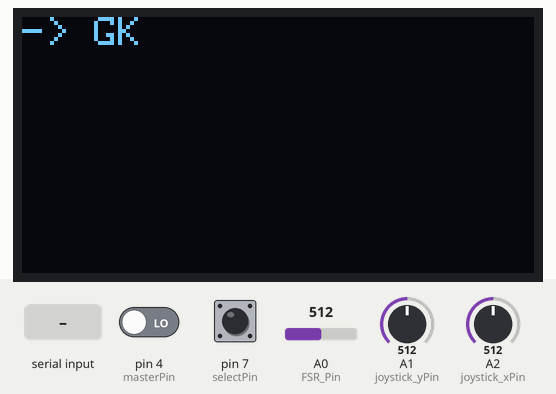
Bench run of a sketch on a simulated Arduino Uno, built with avr-gcc and run on an emulated ATmega328P. Parts: 128×64 one-colour display. The test bench sets the inputs (shaded band); at power-on: pin 4 (masterPin) LOW, pin 7 (selectPin) LOW, A0 (FSR_Pin) = 512, A1 (joystick_yPin) = 512, A2 (joystick_xPin) = 512. What the sketch prints to the serial monitor is not drawn.

Above: at 1.3 s.
2.3 s: "Inquiry Done\n" received over Serial
At 2.7 s:
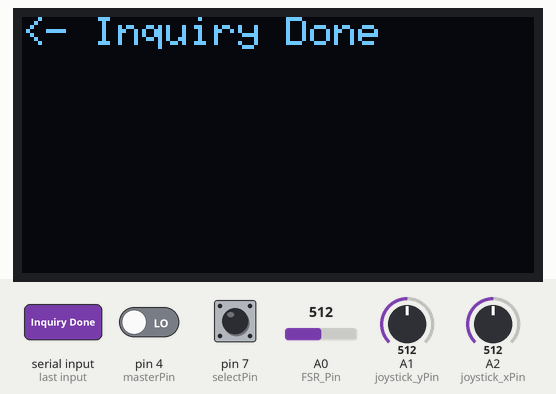
At 3.6 s:
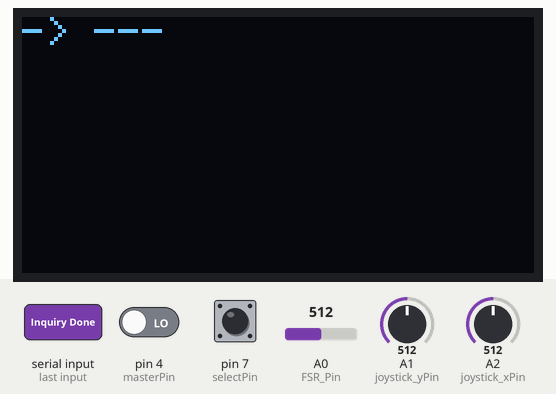
4.2 s: "1\n" received over Serial
At 6.7 s:
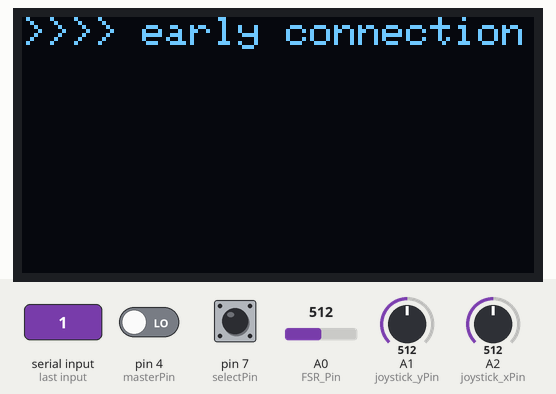
Timing chart, 0 to 8.2 s (numbered marks = the images above; inputs shaded):
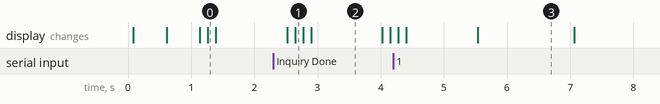

Measured:
- after the input at 2.3 s, the display: first differs from a run without the input after 0.35 s (image 1)
- after the input at 4.2 s, the display: first changes after 0.08 s (image 3 shows a later state)
- what the display in image 2 shows lasts 1.1 s, from 2.9 s to 4.0 s

The sketch:

iracer_control_with_lcd.ino
```cpp
int masterPin = 4;
int isMaster = 0;
int msgToken = 0;

int incomingByte = 0;
char gBtMsg[256];
char gBTAdr[13];
char gBtCmd[256];

int gBtKnownMACTotal = 1;
char* gBtKnownMAC[1]; //This is set to hold only two MAC adresses

// LCD values
#define OLED_DC 11
#define OLED_CS 12
#define OLED_CLK 10
#define OLED_MOSI 9   //(Pin on OLED labeled DATA)
#define OLED_RESET 13

// pressure sensor values
float step = 900/16;
int FSR_Pin = A0; //analog pin 0

// joystick
const int selectPin = 7;
const int joystick_xPin = A2; // H
const int joystick_yPin = A1; // V
int oldX = 0;
int oldY = 0;
int oldSelect = 0;

// loop throttle
unsigned long time;

#include <Wire.h>
#include <Adafruit_GFX.h>
#include <Adafruit_SSD1306.h>

//SoftwareSerial mySerial(1, 2); // RX, TX

Adafruit_SSD1306 display(OLED_MOSI, OLED_CLK, OLED_DC, OLED_RESET, OLED_CS);


void BtReceive(void){
  bool keepReading = true;
  int index = 0;

  gBtMsg[0] = '\0';

//  SdLog("reading message...");

  while(keepReading){
    keepReading = false;

    if (Serial.available() > 0) {
      // read the incoming byte:
      incomingByte = Serial.read();
      if(incomingByte != 13){
        gBtMsg[index++] = incomingByte;
        keepReading = true;
      }
    }
  }

  gBtMsg[index] = '\0';
  if (index > 0) {
    display.clearDisplay();
    display.setCursor(0, 0);
    display.print("<- ");
    display.print(gBtMsg);
    display.display();
//    SdLog(gBtMsg);
    delay(100);
  }
//  SdLog(strcat("in: ", gBtMsg));
}

void BtSend(char* i_pBtCmd, bool i_ln = true){

  if(i_ln){
    Serial.println(i_pBtCmd);
  } else{
    Serial.print(i_pBtCmd);
  }

  //Debug start
    display.clearDisplay();
    display.setCursor(0, 0);
    display.print("-> ");
    display.print(i_pBtCmd);
    display.display();
//    SdLog(gBtMsg);
    delay(100);
  //Debug end

//  delay(100);
  BtReceive();

}


void BtInit(void){
  isMaster = digitalRead(masterPin);
  bool btConnect = false;

  gBtKnownMAC[0] = "001205119333"; // iracer

  int matchedMac = -1;

  SdLog(">>>> start");

  Serial.begin(115200);

  // test if we're connected already
  int numVal = 10;

  while(numVal > 1){
    BtSend("$$$", false);
    BtSend("GK");

    if(strlen(gBtMsg) > 0) {
      numVal = atoi(gBtMsg);
    }

    BtSend("---");
    delay(1000);
  }

  if(numVal == 1){
    btConnect = true;
    SdLog(">>>> early connection");
    delay(1000);

    return;
  }

  BtSend("$$$", false);

  if(true){
    SdLog(">>>> Set To Master");

    BtSend("SM,1");

    BtSend("I,5");
    BtSend("---");

    while(!btConnect){
      delay(100);
      BtReceive();
      //SdLog("New message: ");
      int msgLen = strlen(gBtMsg);
      bool foundKnownMAC = false;
      char m[4];
//      SdLog(itoa(msgLen, m, 10));
      if(msgLen > 0){

        if(msgLen >= 12){
          char* doneMsg = &gBtMsg[msgLen - 12];

          gBtMsg[12] = '\0';

          SdLog(gBtMsg);

          for(int i = 0; i < gBtKnownMACTotal && !foundKnownMAC; i++){
            if(!strcmp(gBtMsg, gBtKnownMAC[i])){
              foundKnownMAC = true;
              matchedMac = i;
            }
          }

          //delay(2 * 1000);
          if (foundKnownMAC) {
            SdLog("MATCH!!!");
          } else {
            SdLog("No good :(");
          }

          //delay(2 * 1000);

          if(!strcmp(doneMsg, "Inquiry Done")){
//            digitalWrite(lightB,HIGH);

            SdLog(doneMsg);

            if(matchedMac != -1){
              SdLog("found 1 known mac");

              gBtCmd[0] = 'C';
              gBtCmd[1] = ',';

              for(int i = 0; i < 12; i++){
                gBtCmd[i + 2] = gBtKnownMAC[matchedMac][i];
                //gBtMsg[i];
              }

              gBtCmd[15] = '\0';

              BtSend("$$$", false);
              BtSend(gBtCmd);
              BtSend("---");

              delay(2000);
//              digitalWrite(lightG,HIGH);

              while(!btConnect){
                delay(1000);
                BtSend("$$$", false);
                BtSend("GK");

                int numVal = 0;

                if(strlen(gBtMsg) > 0) {
                  numVal= atoi(gBtMsg);
                }

                if(numVal == 1){
                  btConnect = true;
                  SdLog("Is connected !!!!!!");
                }
                BtSend("---");
              }
            } else {
              SdLog("Unable to find match - reset to try again");
            }
          }
        }
      }
    }

//    digitalWrite(lightG,LOW);
//    digitalWrite(lightB,LOW);
    msgToken = 1;
  } else{
    SdLog(">>>> Set To Slave <<<<");
    BtSend("SM,0");
    BtSend("---");

    while(!btConnect){

      BtSend("$$$", false);
      BtSend("GK");

      int numVal = 0;

      if(strlen(gBtMsg) > 0) {
        numVal= atoi(gBtMsg);
      }

      if(numVal == 1){
        btConnect = true;
        SdLog("Is connected !!!!!!");
      }

      BtSend("---");
    }
  }

  SdLog("#### end ####");
//  digitalWrite(lightR,LOW);
}

void SdLog(char* msg) {
  if (strlen(msg) > 0) {
//    Serial.println(msg);
    display.clearDisplay();
    display.setTextSize(1);
    display.setTextColor(WHITE);

    display.setCursor(0, 0);
    display.print(msg);
    display.display();
    delay(500);
  }
}

void setup() {
  pinMode(selectPin, INPUT);

  // set up the LCD's number of columns and rows:
  display.begin(SSD1306_SWITCHCAPVCC);
  display.clearDisplay();
  display.display();

  SdLog("Ready");

  BtInit();
  time = millis();
}

boolean near_centre(int value) {
  return (8 < value && value < 12);
}

void loop() {
  int FSRReading = analogRead(FSR_Pin);

  display.clearDisplay();
  display.setTextSize(1);
  display.setTextColor(WHITE);
  display.setCursor(0,0);

  int joystick_x;
  int joystick_y;
  int select;
  joystick_x = map(analogRead(joystick_xPin), 0, 1023, 1, 20);
  joystick_y = map(analogRead(joystick_yPin), 0, 1023, 1, 20);
  select = !digitalRead(selectPin);

  double val = (double)FSRReading / 900;

  char speed = 0x00;
  char direction = 0x10;

  if((oldX != joystick_x) || (oldY != joystick_y) || (oldSelect != select)) {
    oldX = joystick_x;
    oldY = joystick_y;
    oldSelect = select;
  }

  if (joystick_x == 10 && joystick_y == 10) { // stop
    direction = 0x00;
  } else if (near_centre(joystick_x) && 10 < joystick_y) { // forward
    direction = 0x10;
  } else if (near_centre(joystick_x) && joystick_y < 10) { // backwards
    direction = 0x20;
  } else if (joystick_x > 10 && near_centre(joystick_y)) { // left no drive
    direction = 0x30;
  } else if (10 > joystick_x && near_centre(joystick_y)) { // right no drive
    direction = 0x40;
  } else if (joystick_x > 10 && joystick_y > 10) { // left forward
    direction = 0x50;
  } else if (10 > joystick_x && joystick_y > 10) { // right forward
    direction = 0x60;
  } else if (joystick_x > 10 && 10 > joystick_y) { // left backwards
    direction = 0x70;
  } else if (10 > joystick_x && 10 > joystick_y) { // right backwards
    direction = 0x80;
  }


  display.print("X: ");
  display.print(joystick_x);
  display.print(" Y: ");
  display.print(joystick_y);
  if (select) {
    display.print(" select");
  }

  if (FSRReading < step * 1) {
//    display.print("Stop");
    speed = 0x00;
  } else if (FSRReading < step * 2) {
//    display.print("Slowest");
    speed = 0x01;
  } else if (FSRReading < step * 3) {
//    display.print("Way Way Slow");
    speed = 0x02;
  } else if (FSRReading < step * 4) {
//    display.print("Way Slow");
    speed = 0x03;
  } else if (FSRReading < step * 5) {
//    display.print("Less Way Slow");
    speed = 0x04;
  } else if (FSRReading < step * 6) {
//    display.print("Slow");
    speed = 0x05;
  } else if (FSRReading < step * 7) {
//    display.print("Easy-Going");
    speed = 0x06;
  } else if (FSRReading < step * 8) {
//    display.print("Cruising");
    speed = 0x07;
  } else if (FSRReading < step * 9) {
//    display.print("Moving Right Along");
    speed = 0x08;
  } else if (FSRReading < step * 10) {
//    display.print("Moving Quick");
    speed = 0x09;
  } else if (FSRReading < step * 11) {
//    display.print("Moving Quicker");
    speed = 0x0A;
  } else if (FSRReading < step * 12) {
//    display.print("Moving Pretty Quick");
    speed = 0x0B;
  } else if (FSRReading < step * 13) {
//    display.print("Fast");
    speed = 0x0C;
  } else if (FSRReading < step * 14) {
//    display.print("Faster");
    speed = 0x0D;
  } else if (FSRReading < step * 15) {
//    display.print("Fastest");
    speed = 0x0E;
  } else if (FSRReading >= step * 15) {
//    display.print("THIS is fastest");
    speed = 0x0F;
  }

  drawForce(val);

  display.display();

  unsigned long now = millis();

  if (now - time > 100) {
    if (direction == 0x00 && speed > 0x00) {
      direction = 0x10;
    }
    Serial.write(speed + direction);
    time = millis();
  }

  delay(10);
}

void drawForce(double i) {
  display.drawLine(0, 12, 0, 31, WHITE);

  display.drawLine(63, 28, 63, 31, WHITE);
  display.drawLine(127, 12, 127, 31, WHITE);
  display.drawLine(31, 28, 31, 31, WHITE);

  display.drawLine(95, 28, 95, 31, WHITE);
  display.drawLine(0, 28, 127, 28, WHITE);
  display.drawLine(0, 12, 127, 12, WHITE);

  display.fillRect(2, 14, (124 * i), 13, 1);
}
```
